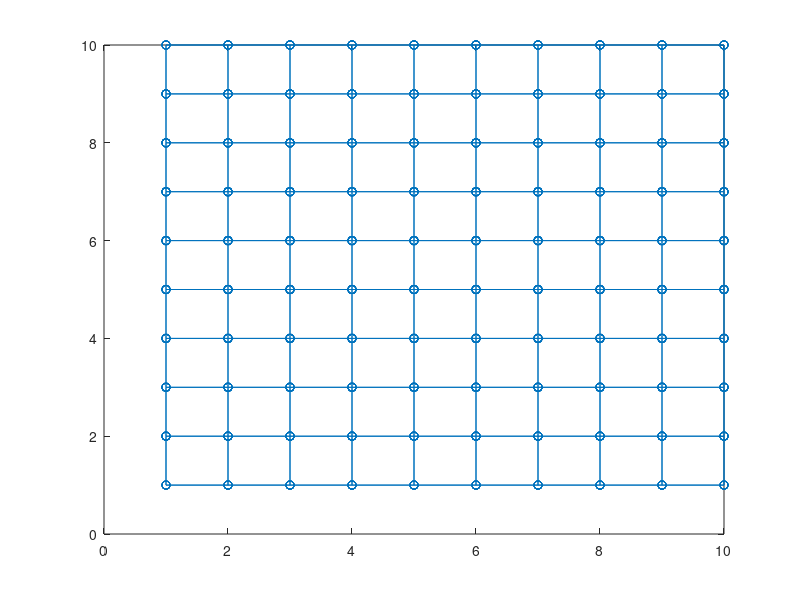

Reproduce this figure in MATLAB. (Note: this script raises an error after producing the figure.)
clear all
clc

%specify truss dimensions (square)
dim = 100;
sqrtdim = sqrt(dim); % #columns&rows

%initialize positions and velocities at t = 0
r0 = zeros(dim,2);
v0 = zeros(dim,2);
% initialize empty connectivity matrix
C = zeros(dim, dim);

v0(dim,:) = [0 1];

%initial positions (i,j)
for i = 1:sqrtdim
    for j = 1:sqrtdim
        r0((i-1)*sqrtdim+j,:) = [i j];        
    end
end

%fill connectivity matrix
%horizontal neighbors
for i = 1:dim
   if(mod(i,sqrtdim) ~= 0)
       C(i,i+1) = 1;
       C(i+1,i) = 1;
   end
end
%vertical neighbors
for i = 1:dim-sqrtdim
   C(i,i+sqrtdim) = 1;
   C(i+sqrtdim,i) = 1;
end
% each point is connected to itself
for i = 1:dim
   C(i,i) = 1; 
end

m = 2; %mass

%Simulation parameters
tf = 100;
dt = 0.1;

nt = tf/dt; %number of time steps


% Preallocation of time, solution and velocity matrices
t = zeros(1,nt+1);
r = zeros(dim,2);
v = zeros(dim,2);

% Initialize loop variables
r = r0 - dt*v0;
rnext = r0;

% get plot coordinates for initial positions
[xd,yd] = gplot(C,r0);
% get plot handle
h = plot(xd,yd,'o-');

%specify data sources so that plot will update automatically
h.XDataSource = 'xd';
h.YDataSource = 'yd';
axis([0 11 -5 12]);

time = 0;

%Start alg. 13 from reader
for n = 1:nt
    %update loop variables
   rprev = r;
   r = rnext;
   
   %compute forces (Algorithm 13)
   fn = alg14_forcecalculation(r,dim,C);
   
   %compute acceleration
   a = fn/m;

   %compute next position
   rnext = 2*r-rprev+(dt^2)*a;
   
   %compute current velocity
   v = (rnext-rprev)/(2*dt);
   
    rnext(1,:) = [1 1];
    for i = 2:sqrtdim
         rnext((i-1)*sqrtdim+1,:) = [rnext((i-1)*sqrtdim+1,1) 1]; 
    end
   
   %replot results
   [xd,yd] = gplot(C,r);
   refreshdata;
   drawnow update
   
   time = time + dt;
   set(gcf,'NumberTitle', 'off')
   set(gcf,'Name', sprintf('%f',time))
end